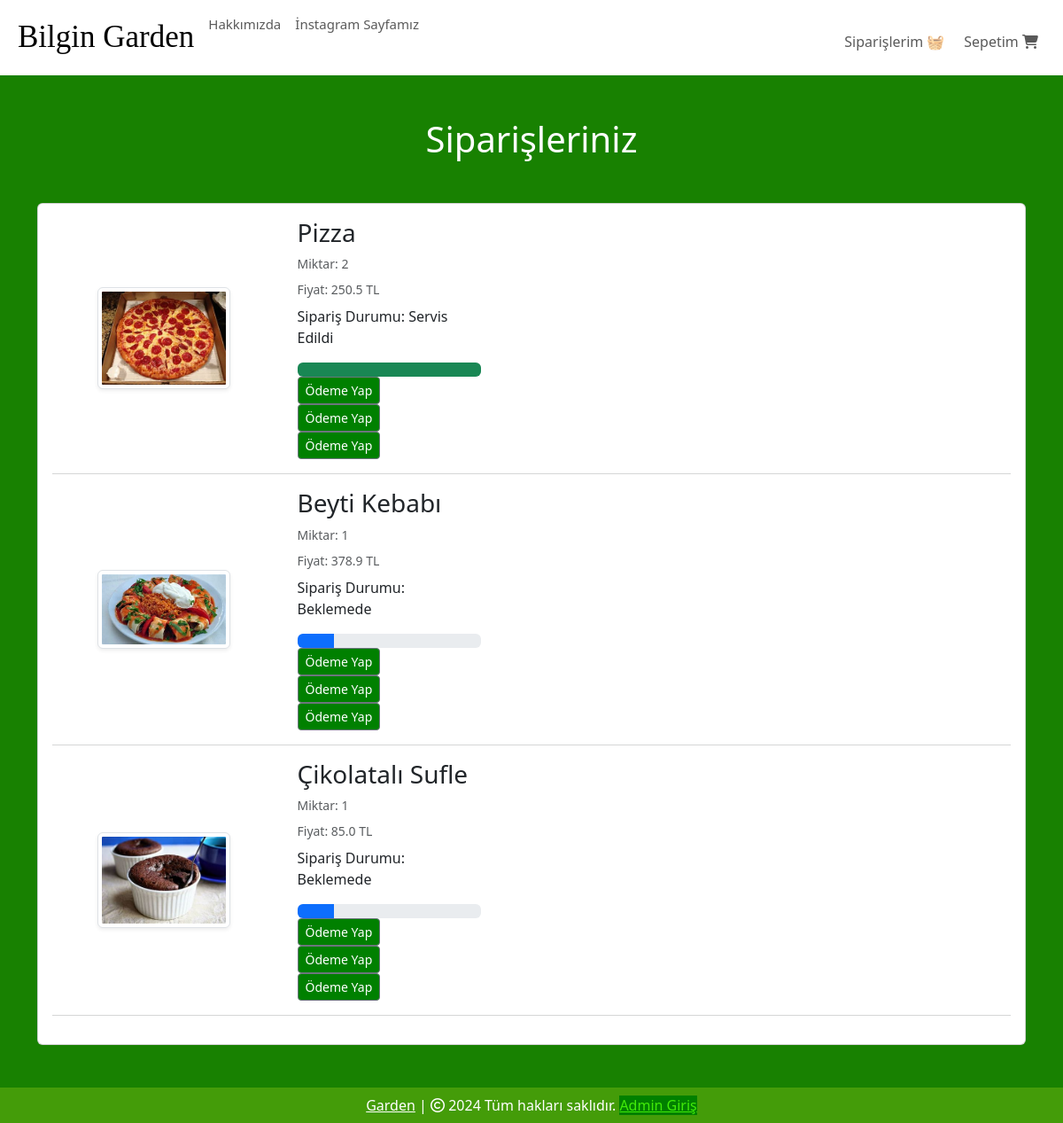
The app's page /orders (signed in), older data.
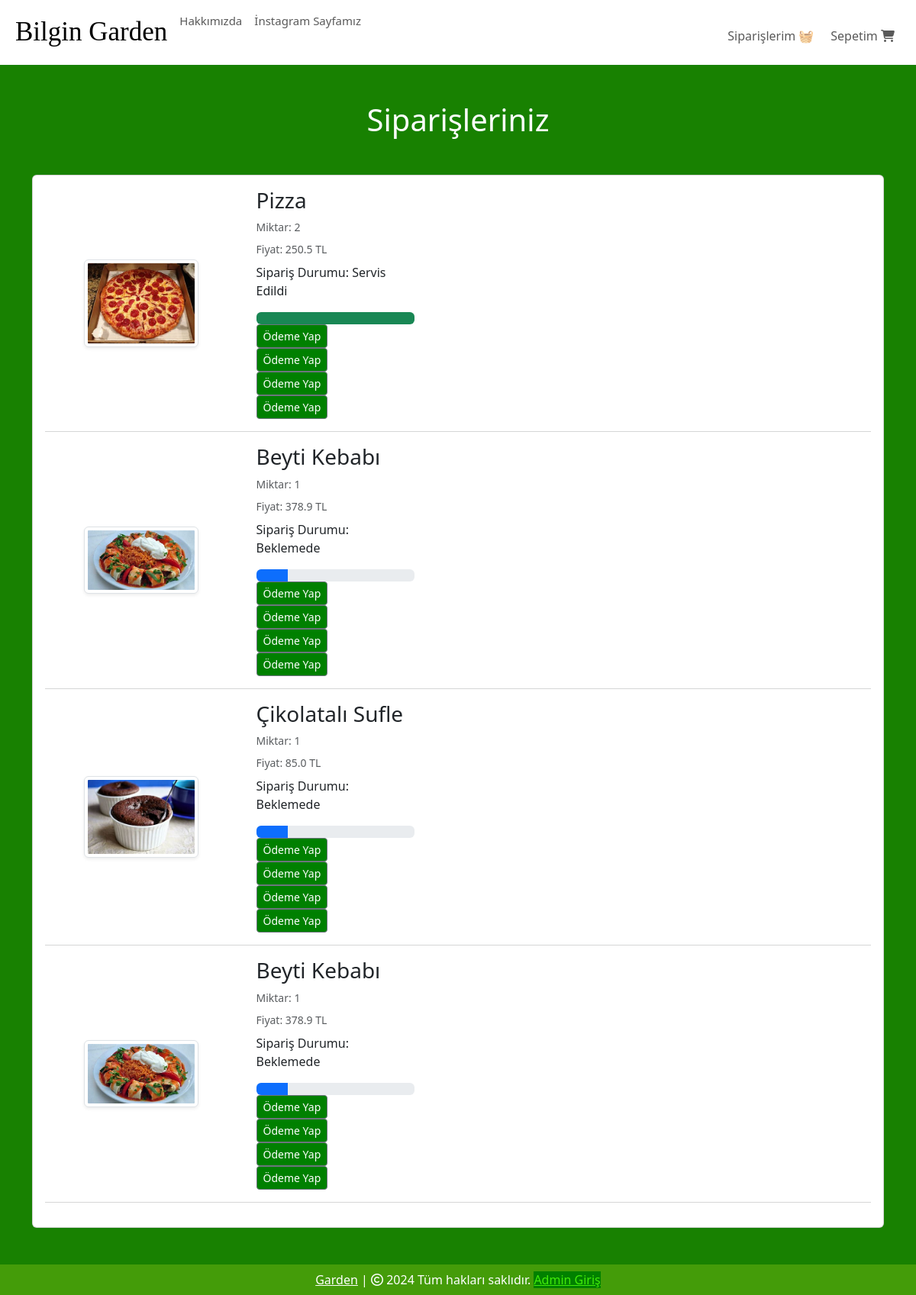
The same page, newer data.
### website/models.py (models this page shows, shortened)
class Order(db.Model):
    id = db.Column(db.Integer, primary_key=True)
    quantity = db.Column(db.Integer, nullable=False)
    price = db.Column(db.Float, nullable=False)
    status = db.Column(db.String(100), nullable=True)
    Payment = db.Column(db.String(100), nullable=True)
    customer_link = db.Column(db.Integer, db.ForeignKey('customer.id'), nullable=True)
    product_link = db.Column(db.Integer, db.ForeignKey('product.id'), nullable=False)

class Product(db.Model):
    id = db.Column(db.Integer, primary_key=True)
    product_name = db.Column(db.String(100), nullable=False)
    current_price = db.Column(db.Float, nullable=False)
    previous_price = db.Column(db.Float, nullable=False)
    in_stock = db.Column(db.Integer, nullable=False)
    product_picture = db.Column(db.String(1000), nullable=False)
    flash_sale = db.Column(db.Boolean, default=False)
    date_added = db.Column(db.DateTime, default=datetime.utcnow)
    salad = db.Column(db.Boolean, default=False)
    main = db.Column(db.Boolean, default=False)
    colddrink = db.Column(db.Boolean, default=False)
    hotdrink = db.Column(db.Boolean, default=False)
    desert = db.Column(db.Boolean, default=False)
    sneak = db.Column(db.Boolean, default=False)
    carts = db.relationship('Cart', backref=db.backref('product', lazy=True))
    orders = db.relationship('Order', backref=db.backref('product', lazy=True))

### website/views.py (the view)
@views.route('/orders', methods=['GET', 'POST'])
@login_required
def order():
    orders = Order.query.filter_by(customer_link=current_user.id).all()
    return render_template('orders.html', orders=orders)

### website/templates/orders.html (shortened to what this page needs)
{% extends 'base.html' %}
{% block body %}
<div class="container my-5">
    <div class="row">
        {% if orders %}
        <h1 class="text-center mb-5" style="color: white;">Siparişleriniz</h1>
        <div class="col-sm-13">
            <div class="card">
                <div class="card-body">
                    {% for item in orders %}
                    <div class="row">
                        <div class="col-sm-3 text-center align-self-center">
                            <img src="{{ item.product.product_picture }}" alt="" class="img-fluid img-thumbnail shadow-sm" height="150px" width="150px">
                        </div>
                        <div class="col-sm-7">
                            <h3>{{ item.product.product_name }}</h3>
                            <p class="mb-2 text-muted small">Miktar: {{ item.quantity }}</p>
                            <p class="mb-2 text-muted small">Fiyat: {{ item.price }} TL</p>
                            <div class="col-sm-4">
                                <p>Sipariş Durumu: {{ item.status }}</p>
                                {% if item.status == 'Beklemede' %}
                                <div class="progress">
                                    <div class="progress-bar" role="progressbar" style="width: 20%;"  aria-valuenow="20" aria-valuemin="0" aria-valuemax="100"></div>
                                </div>
                                {% elif item.status == 'Onaylandı' %}
                                <div class="progress">
                                    <div class="progress-bar bg-info" role="progressbar" style="width: 40%;"  aria-valuenow="40" aria-valuemin="0" aria-valuemax="100"></div>
                                </div>
                                {% elif item.status == 'Out for delivery' %}
                                <div class="progress">
                                    <div class="progress-bar bg-warning" role="progressbar" style="width: 70%;"  aria-valuenow="70" aria-valuemin="0" aria-valuemax="100"></div>
                                </div>
                                {% elif item.status == 'Servis Edildi' %}
                                <div class="progress">
                                    <div class="progress-bar bg-success" role="progressbar" style="width: 100%;"  aria-valuenow="100" aria-valuemin="0" aria-valuemax="100"></div>
                                </div>
                                {% elif item.status == 'İptal Edildi' %}
                                <div class="progress">
                                    <div class="progress-bar bg-danger" role="progressbar" style="width: 100%;"  aria-valuenow="100" aria-valuemin="0" aria-valuemax="100"></div>
                                </div>
                                {% endif %}
                                {% for order in orders %}
                                    <div class="col-sm-4">
                                        <a href="" class="make-payment btn btn-sm btn-secondary  " style="margin-right: -200px; color: rgb(255, 255, 255); background-color: green;" pid="{{order.id}}">Ödeme Yap</a>
                                    </div>
                                {% endfor %}
                            </div>
                        </div>
                    </div>
                    <hr class="text-muted">
                    {% endfor %}
                </div>
            </div>
        </div>
        {% else %}
        <h1 class="text-center mb-5" style="color: white;">Herhangi Bir Siparişiniz Yok</h1>
        {% endif %}
    </div>
</div>
{% endblock %}

### website/templates/base.html (shortened to what this page needs)
<!DOCTYPE html>
<html lang="tr">
<head>
    <link rel="stylesheet" href="https://cdnjs.cloudflare.com/ajax/libs/bootstrap-icons/1.10.5/font/bootstrap-icons.min.css" />
    <link rel="stylesheet" href="{{ url_for('static', filename='css/all.min.css') }}">
    <link rel="stylesheet" href="{{ url_for('static', filename='css/bootstrap.min.css') }}">
    <link rel="stylesheet" href="{{ url_for('static', filename='css/style.css') }}">
</head>
<body style="background-color: rgb(24, 129, 1);">
    <nav class="navbar navbar-expand-lg" style="background-color: rgb(255, 255, 255);">
      <div class="container-fluid">
        <div class="collapse navbar-collapse" id="navbarSupportedContent">
          <ul class="navbar-nav me-auto mb-2 mb-lg-0">
            <li class="nav-item">
              <a class="nav-link active" aria-current="page" href="/" style="font-family: cursive; font-size: 35px;"> Bilgin Garden</a>
            </li>
            <li class="nav-item">
              <a class="nav-link text-grey" href="#" style="font-size: 15px;">Hakkımızda</a>
            </li>
            <li class="nav-item">
              <a class="nav-link text-grey" href="https://www.instagram.com/bilgingarden/" style="font-size: 15px;">İnstagram Sayfamız</a>
            </li>
          </ul>
        </div>
        <ul class="navbar-nav me-auto mb-2 mb-lg-0">
          <li class="nav-item mx-2" id="items">
            {% if cart | length < 1 %}
            <a class="nav-link text-grey" style=" margin-left:205px; margin-top:10px;" href="/cart"> Sepetim
              <i class="fa-solid fa-cart-shopping"></i>
            </a>
            {% else %}
            <a class="nav-link text-grey" style=" margin-left:205px; margin-top:10px;" href="/cart"><span class="badge bg-success"></span> Sepetim
              <i class="bi bi-{{ cart | length }}-square-fill"></i>
            </a>
            {% endif %}
            <a class="nav-link text-grey" style=" margin-left:70px; margin-top:-40px;" href="/orders"> Siparişlerim 🧺
            </a>
          </li>
        </ul>
      </div>
    </nav>
    {% block body %}
    {% endblock %}
    <footer class="container-fluid  text-center p-2 mt-5" style="background-color: rgb(68, 156, 9); color: white;">
      <a href="https://RestorantUrl.com" style="color: white;">Garden</a> | <span>
        <i class="fa-sharp fa-regular fa-copyright"></i></span> 2024 Tüm hakları saklıdır.
        <a href="/login" style="color: rgb(65, 234, 9); background-color: green;">Admin Giriş</a>
    </footer>
</body>
</body>
</html>

Row changes from the older to the newer data that the page shows:
added Order: product.product_picture (picture), product.product_name "Beyti Kebabı", quantity "1", price "378.9", status "Beklemede"
